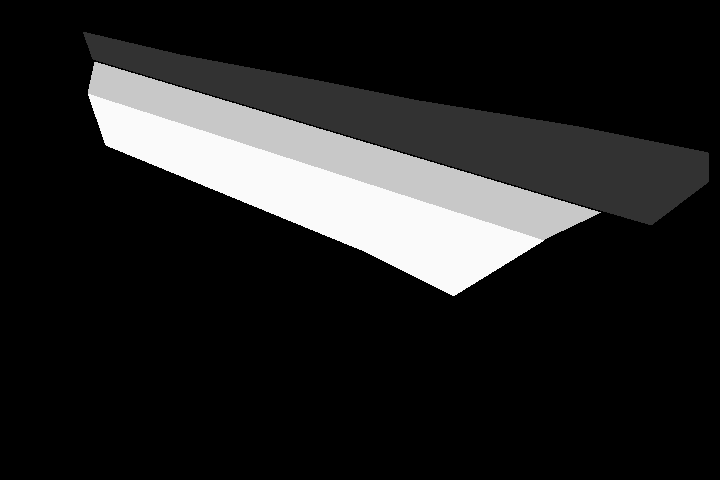
#> input picture Datasets/vehicleannotations/roadmasks_originals/Aptakisic at Barclay South.png, 720 x 480 px; its folder holds 4 pictures in this run
$ python roadmask_generator.py
#> lines starting #> are read from the running program, lines starting #| are printed output that depends on the picture; after the words box and inside, x2 and y2 are one past the last pixel; in counts of white or black regions, pixels touching at a corner belong together
"""
Dataset sourced from: STREETS
https://databank.illinois.edu/datasets/IDB-3671567
"""

import os
import os.path

import re
import shutil
import cv2

"""
all samples have same format - <streetname>-<0-9>.jpg.
Will try to check if sample for roadmask exists, and create
duplicate image if does.
"""

num_masks_added = 0

images_filepath = 'images/'
roadmask_dest_filepath = 'roadmasks/'
roadmask_orig_filepath = 'roadmasks_originals/'

filepaths = os.listdir(roadmask_orig_filepath)

# recreate roadmask folder for new masks
path = os.getcwd()
mask_filepath = '{}/{}'.format(path, "roadmasks")
try:
    shutil.rmtree(mask_filepath)
    os.mkdir(mask_filepath)
except OSError:
    print('Failed to create road mask folder')
print('Created folder for road mask images ', mask_filepath)


for full_file_name in filepaths:
    file_name = full_file_name[:-4]
    roadmask = cv2.imread(roadmask_orig_filepath + full_file_name)
#> roadmask is the input picture: shape (480, 720, 3); min 0, max 250, mean 34.8
    roadmask[roadmask != 0] = 255
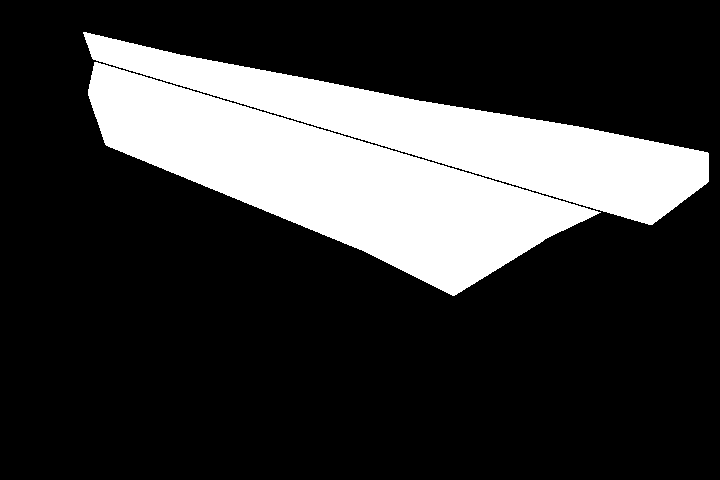
#> roadmask: shape (480, 720, 3); 22.7% white; 2 white regions, box (x1, y1, x2, y2) and area: (88, 62, 601, 296) 45288, (83, 32, 709, 225) 33039

    for i in range(10):
        if os.path.exists('{}{}-{}.jpg'.format(images_filepath, file_name, i)):
            num_masks_added += 1
            print('wrote image #{} for {}'.format(num_masks_added, file_name) , end='\t\t\t\r')
            cv2.imwrite('{}{}-{}.jpg'.format(roadmask_dest_filepath, file_name, i), roadmask)
#> after the loop, num_masks_added = 0
#> pass 2 of the loop `for full_file_name in filepaths:`:
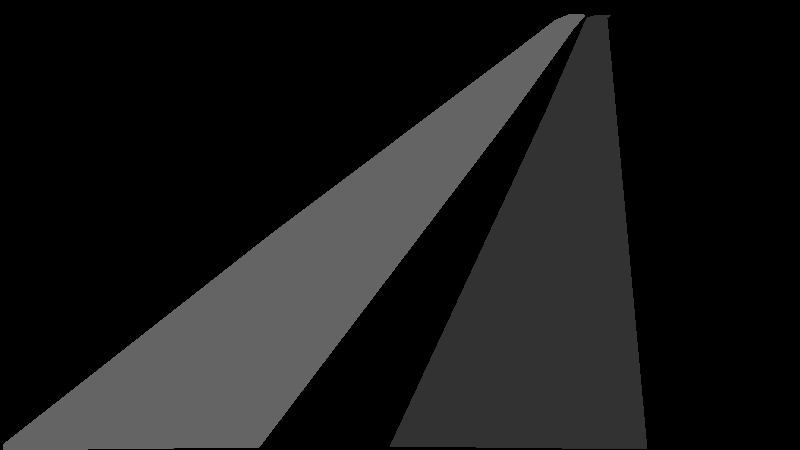
#> input picture Datasets/vehicleannotations/roadmasks_originals/Aptakisic at Bond IP East.png, 800 x 450 px
#> roadmask is the input picture: shape (450, 800, 3); min 0, max 100, mean 25.9
#> `roadmask[roadmask != 0] = 255`:
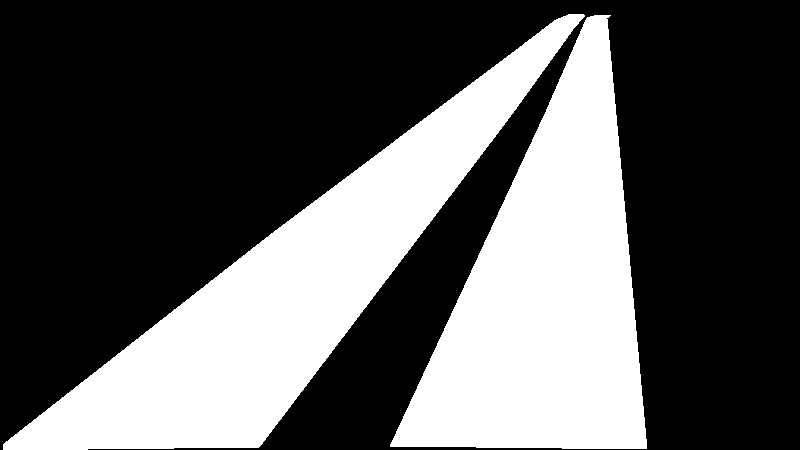
#> roadmask: shape (450, 800, 3); 34.2% white; 2 white regions, box (x1, y1, x2, y2) and area: (3, 14, 585, 450) 63475, (390, 15, 647, 449) 59746
#> pass 3 of the loop `for full_file_name in filepaths:`:
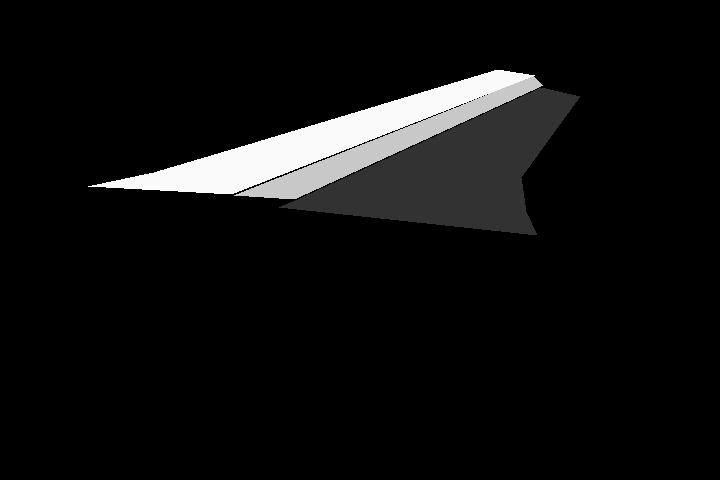
#> input picture Datasets/vehicleannotations/roadmasks_originals/Aptakisic at Buffalo Grove East.png, 720 x 480 px
#> roadmask is the input picture: shape (480, 720, 3); min 0, max 250, mean 15.1
#> `roadmask[roadmask != 0] = 255`:
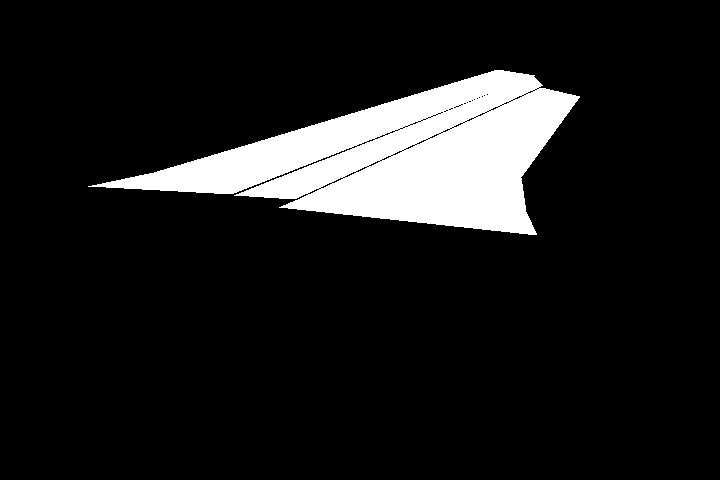
#> roadmask: shape (480, 720, 3); 10.9% white; 1 white region, box (x1, y1, x2, y2) and area: (88, 70, 580, 235) 37628
#> the loop made 4 passes; the first 3 are shown

print()
print(num_masks_added)
